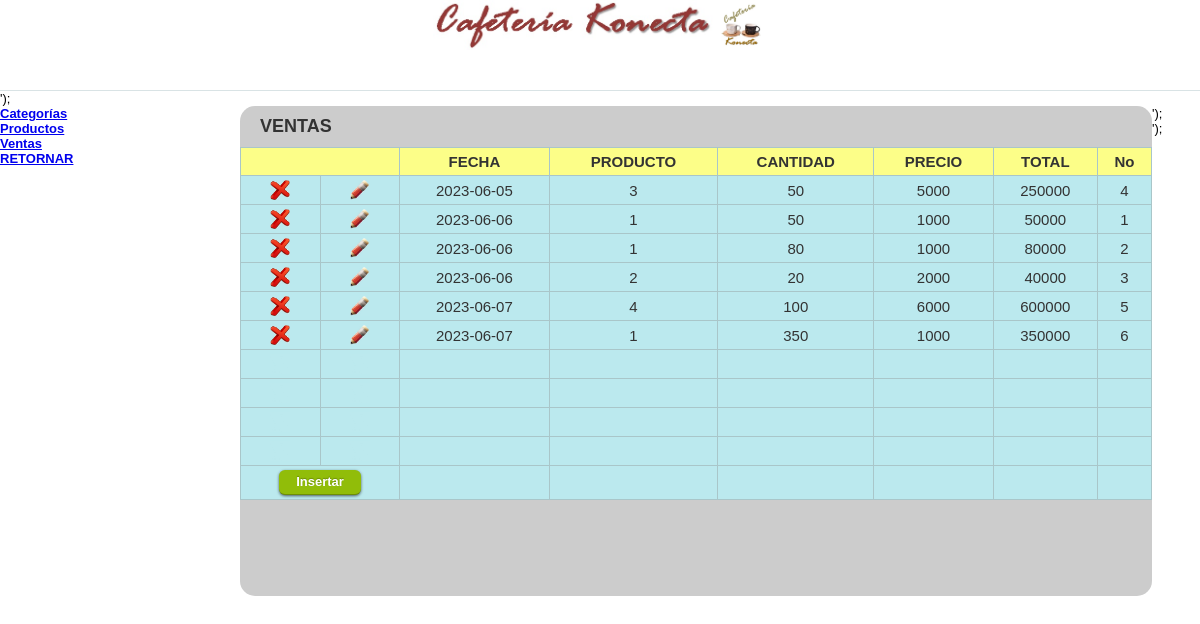
/konecta/ingresar.php?action=venta, run on the app's committed database.
### tables this page shows
CREATE TABLE `venta` (
  `fecha` date NOT NULL,
  `producto` varchar(5) NOT NULL,
  `cantidad` int(11) NOT NULL,
  `precio` int(11) NOT NULL,
  `total` int(11) NOT NULL,
  `orden` int(11) NOT NULL
);

### konecta/app/model/db.class.php (called while the page is built, shortened)
<?php
class database{
private $conexion;
public function conectar(){
      if(!isset($this->conexion)){
         $this->conexion = new mysqli('localhost','factory_majosa','majosa24091970','factory_konecta');
      }
 }
public function consulta($sql){
     $resultado =$this->conexion->query($sql);
     return $resultado;
}
function numero_de_filas($result){
     return $result->num_rows;
}
function fetch_assoc($result){
      return $result->fetch_assoc();
}
}
?>

### konecta/app/model/venta.class.php (called while the page is built, shortened)
<?php
require_once "db.class.php";
class venta extends database {
  function total_reg(){
   $query = $this->consulta("select * from venta");
   return ($this->numero_de_filas($query));
	}
	function det_ventas($inicio){
  $data=array();
  $query = $this->consulta("select * from venta
                            order by fecha limit ".$inicio.",10");
  if($this->numero_de_filas($query) > 0){
			while ($Array = $this->fetch_assoc($query) )
				$data[] = $Array;
	}
		return $data;
  }
}
?>

### konecta/app/views/default/modules/m.table_venta.php (the view, shortened to what this page needs)
<div class="t"><?php echo $titulo; ?></div>
<table border="0" cellspacing="0" cellpadding="0" class="hovertable" width="100%">
	  <tr>
    <th style='background-color:#fcfe88' colspan="2"></th>
	  <th style='background-color:#fcfe88'>FECHA</th>
    <th style='background-color:#fcfe88'>PRODUCTO</th>
	  <th style='background-color:#fcfe88'>CANTIDAD</th>
    <th style='background-color:#fcfe88'>PRECIO</th>
    <th style='background-color:#fcfe88'>TOTAL</th>
    <th style='background-color:#fcfe88'>No</th>
	  </tr>
    <?php $cantidad=0; ?>
	  <?php foreach ($Array as $data): ?>
    <?php $cantidad++; ?>
	  <tr onmouseover="this.style.backgroundColor='#89F2AC';" onmouseout="this.style.backgroundColor='#BBE9EE';">
        <td align="center"> <img id="elemento1"  class="confirmar" src="imagenes/foto1.jpg" onClick="Eliminar(<?php echo $data['orden'];?>,<?php echo $inicio; ?>,<?php echo $total_ventas; ?>)" height="20" width="20" alt="Eliminar" title="Eliminar">  </td>
        <td align="center"> <img id="elemento2"  class="confirmar" src="imagenes/editar.jpg" onClick="Editar(<?php echo $data['orden'];?>,<?php echo $inicio; ?>)" height="20" width="20" alt="Editar" title="Editar">  </td>
        <td align="center"><?php echo $data['fecha'];?></td>
        <td align="center"><?php echo $data['producto'];?></td>
        <td align="center"><?php echo $data['cantidad'];?></td>
        <td align="center"><?php echo $data['precio'];?></td>
        <td align="center"><?php echo $data['total'];?></td>
        <td align="center"><?php echo $data['orden'];?></td>
	  </tr>
	  <?php endforeach; ?>
            <?php
            if ($cantidad>=1 && $cantidad<10){
                  for ($i=1; $i<=10-$cantidad; $i++) {  ?>
                     <tr onmouseover="this.style.backgroundColor='#89F2AC';" onmouseout="this.style.backgroundColor='#BBE9EE';">
                     <td align="center"> <img id="elemento1"  class="confirmar" src="imagenes/foto1b.jpg" height="20" width="20" >  </td>
                     <td align="center"> <img id="elemento2"  class="confirmar" src="imagenes/foto1b.jpg" height="20" width="20" >  </td>
                     <td></td><td></td> <td></td><td></td> <td></td> <td></td>
	             </tr>
                 <?php }
                    if($total_ventas>10){ ?>
                        <tr>
                        <td align="center" colspan="2"><INPUT TYPE="button" class="button medium green" id="bton_insertar" value="  Insertar  "></td>
                        <td></td><td></td> <td></td><td></td> <td></td> <td></td>
                        <td align="center">
                        <INPUT TYPE="button" class="button medium green" name="restar" onclick="disminuir(<?php echo $inicio; ?>);" value=" <<  Anterior  ">
                        </td>
                        </tr>
                     <?php } else { ?>
                        <tr>
                        <td align="center" colspan="2"><INPUT TYPE="button" class="button medium green" id="bton_insertar" value="  Insertar  "></td>
                        <td></td><td></td> <td></td><td></td> <td></td> <td></td>
                        </tr>
                     <?php }
             } ?>
            </table>

### konecta/app/controller/mvc.controller.php (shortened to what this page needs)
<?php
require 'app/model/venta.class.php';
class mvc_controller {
    function mostrar_ventas($inicio){
    $venta = new venta();
    $total_ventas=$venta->total_reg();
		$Array = $venta->det_ventas($inicio);
    if($Array!=''){
         $titulo = 'VENTAS';
         include 'app/views/default/modules/m.table_venta.php';
    }
   }
	private function view_page($html){
		echo $html;
	}
}
?>

### konecta/ingresar.php (shortened to what this page needs)
<?php
	require 'app/controller/mvc.controller.php';
	$mvc = new mvc_controller();
	if( $_GET['action'] == 'venta' ){
      if (isset($_REQUEST['pos']))
         $inicio=$_REQUEST['pos'];
      else
          $inicio=0;
      $mvc->mostrar_ventas($inicio);
	}
?>

### konecta/app/views/default/css/estilo.css (style rules this page uses)
* { padding: 0; margin: 0; }
body { font-family: Verdana, Arial, Helvetica, sans-serif; font-size: 13px; background-color:#FFFFFF; }
#wrapper { margin: 0 auto; width: 100%; }
#header { width: 100%; float: left; height: 90px; background:#FFFFFF; border-bottom:1px solid #D9E3E5; }
#leftcolumn { height:inherit; width: 20%; float: left; }
#content { float: left; color: #333; background:#CCCCCC; width:76%; height:490px; display: inline; border-radius:15px; }
.t { font-size:18px; font-weight:bold; margin:10px 0 10px 0; padding-left:20px; }
.confirmar { cursor:pointer; }
table.hovertable { font-family: verdana,arial,sans-serif; font-size:15px; color:#333333; border-width: 1px; border-color: #999999; border-collapse: collapse; }
table.hovertable th { background-color:#c3dde0; border-width: 1px; padding: 5px; border-style: solid; border-color: #a9c6c9; }
table.hovertable tr { background-color:#BBE9EE; }
table.hovertable td { border-width: 1px; padding: 4px; border-style: solid; border-color: #a9c6c9; }
.button, .button:visited { background: #222 url(http://sites.google.com/site/zavaletaster/Home/overlay.png) repeat-x; display: inline-block; padding: 5px 10px 6px; color: #FFF; text-decoration: none; -moz-border-radius: 6px; -webkit-border-radius: 6px; -moz-box-shadow: 0 1px 3px rgba(0,0,0,0.6); -webkit-box-shadow: 0 1px 3px rgba(0,0,0,0.6); text-shadow: 0 -1px 1px rgba(0,0,0,0.25); border-top: 0px; border-left: 0px; border-right: 0px; border-bottom: 1px solid rgba(0,0,0,0.25); position: relative; cursor:pointer; }
.button, .button:visited,.medium.button, .medium.button:visited { font-size: 13px; font-weight: bold; line-height: 1; text-shadow: 0 -1px 1px rgba(0,0,0,0.25); }
.green.button, .green.button:visited { background-color: #91BD09; }

### data on the page
venta: fecha "2023-06-05", producto "3", cantidad "50", precio "5000", total "250000", orden "4"
venta: fecha "2023-06-06", producto "1", cantidad "50", precio "1000", total "50000", orden "1"
venta: fecha "2023-06-06", producto "1", cantidad "80", precio "1000", total "80000", orden "2"
venta: fecha "2023-06-06", producto "2", cantidad "20", precio "2000", total "40000", orden "3"
venta: fecha "2023-06-07", producto "4", cantidad "100", precio "6000", total "600000", orden "5"
venta: fecha "2023-06-07", producto "1", cantidad "350", precio "1000", total "350000", orden "6"

### other printed values
$titulo "VENTAS"
